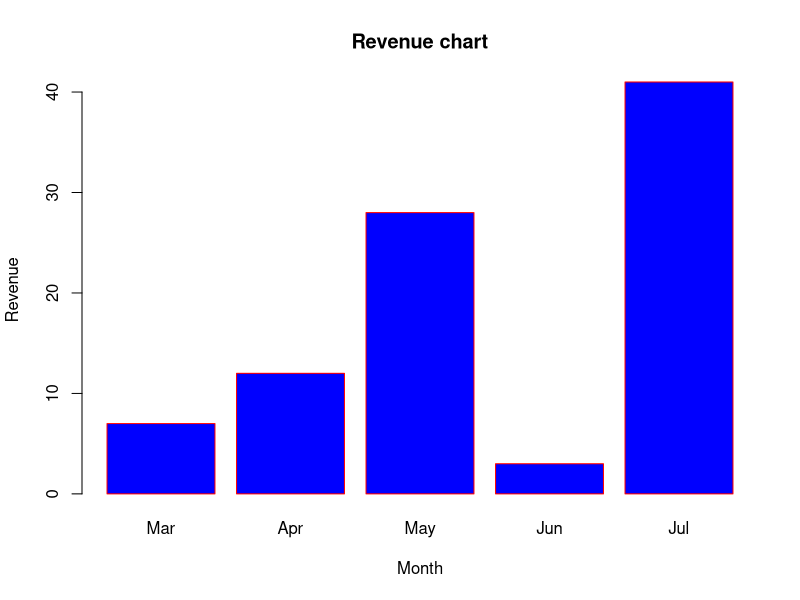
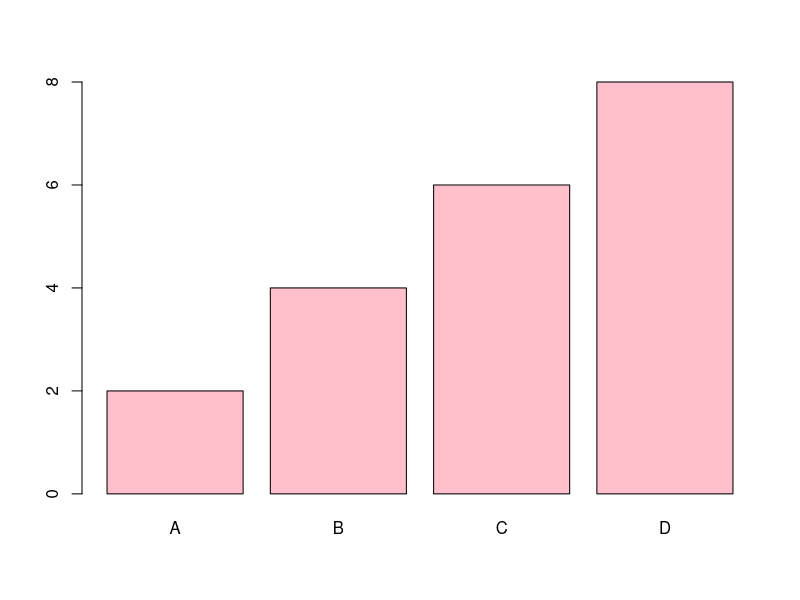
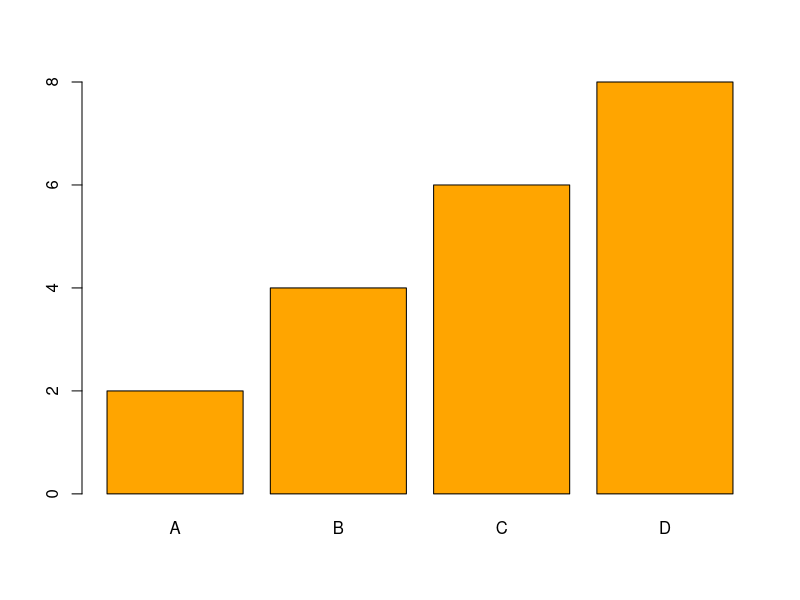
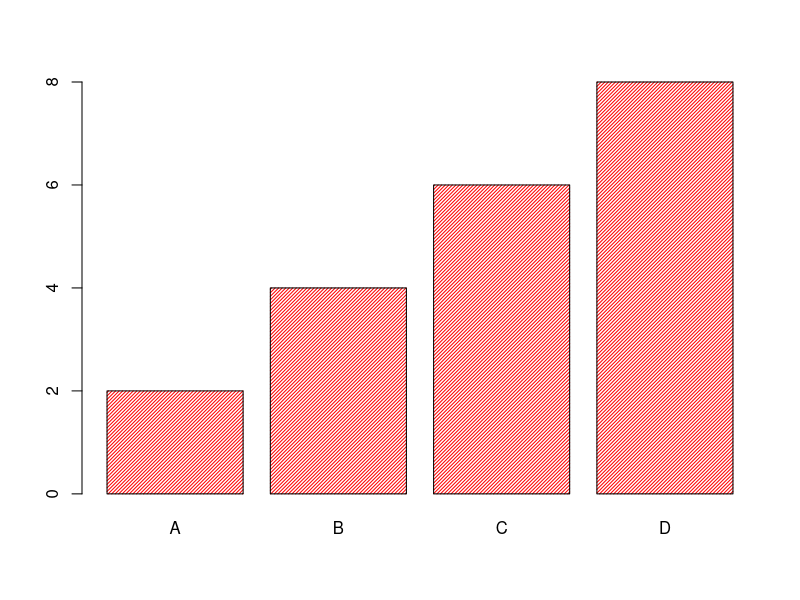
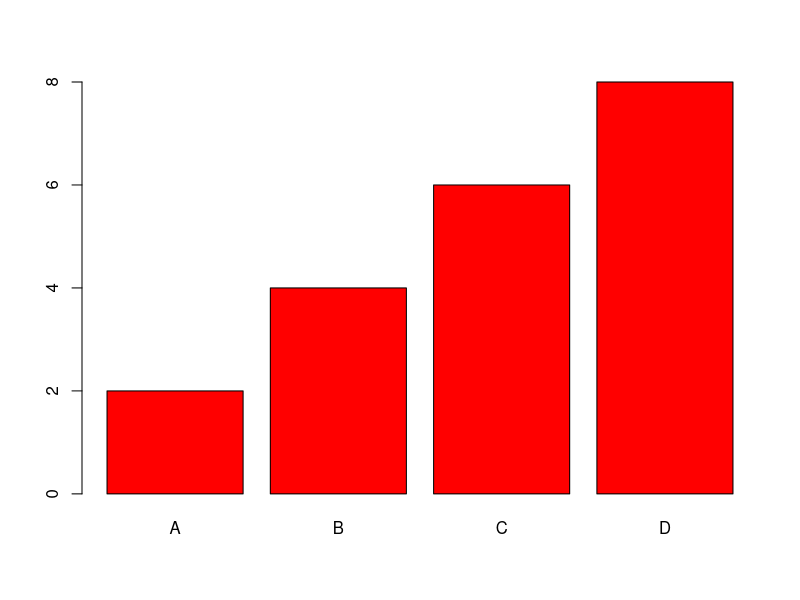
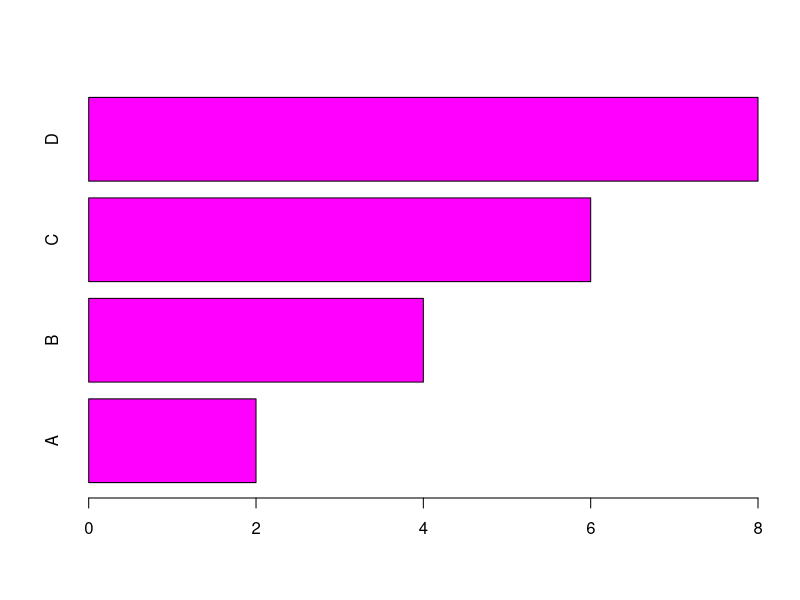

Recreate these plots in R, in order.
# Bar Charts
# A bar chart uses rectangular bars to visualize data. 
# Bar charts can be displayed horizontally or vertically. 
# The height or length of the bars are proportional 
# to the values they represent.
# # Use the barplot() function to draw a vertical bar chart:
  
# Create the data for the chart
library(ggplot2)
H <- c(7,12,28,3,41)
M <- c("Mar","Apr","May","Jun","Jul")

# Give the chart file a name
#png(file = "barchart_months_revenue.png")

# Plot the bar chart 
barplot(H,names.arg=M,xlab="Month",ylab="Revenue",col="blue",
        main="Revenue chart",border="red")








# x-axis values
x <- c("A", "B", "C", "D")
# y-axis values
y <- c(2, 4, 6, 8)

barplot(y, names.arg = x, col="pink")






# The x variable represents values in the x-axis (A,B,C,D)
# The y variable represents values in the y-axis (2,4,6,8)
# Then we use the barplot() function to create a bar chart of the values
# names.arg defines the names of each observation in the x-axis

# Bar Color
# Use the col parameter to change the color of the bars:
x <- c("A", "B", "C", "D")
y <- c(2, 4, 6, 8)

barplot(y, names.arg = x, col = "orange")







# To change the bar texture, use the density parameter:
x <- c("A", "B", "C", "D")
y <- c(2, 4, 6, 8)
barplot(y, names.arg = x, density = 40, col="red")






# Bar Width
# Use the width parameter to change the width of the bars:
x <- c("A", "B", "C", "D")
y <- c(2, 4, 6, 8)
barplot(y, names.arg = x, width = c(5), col="red") 
# We can also give individual values for width  







# Horizontal Bars
# If you want the bars to be displayed 
# horizontally instead of vertically, use horiz=TRUE:
x <- c("A", "B", "C", "D")
y <- c(2, 4, 6, 8)

barplot(y, names.arg = x, horiz = TRUE, col="magenta")








